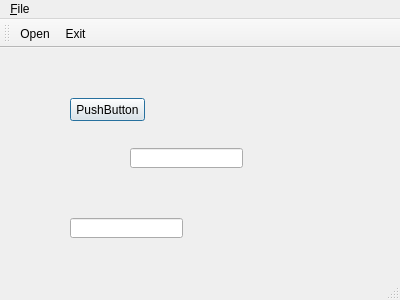
<?xml version="1.0" encoding="UTF-8"?>
<ui version="4.0">
 <class>MainWindow</class>
 <widget class="QMainWindow" name="MainWindow">
  <property name="geometry">
   <rect>
    <x>0</x>
    <y>0</y>
    <width>400</width>
    <height>300</height>
   </rect>
  </property>
  <property name="windowTitle">
   <string>MainWindow</string>
  </property>
  <widget class="QWidget" name="centralWidget">
   <widget class="QPushButton" name="button1">
    <property name="geometry">
     <rect>
      <x>70</x>
      <y>50</y>
      <width>75</width>
      <height>23</height>
     </rect>
    </property>
    <property name="text">
     <string>PushButton</string>
    </property>
    <property name="checkable">
     <bool>false</bool>
    </property>
    <property name="default">
     <bool>true</bool>
    </property>
   </widget>
   <widget class="QLineEdit" name="lineEdit">
    <property name="geometry">
     <rect>
      <x>130</x>
      <y>100</y>
      <width>113</width>
      <height>20</height>
     </rect>
    </property>
   </widget>
   <widget class="QLineEdit" name="lineEdit_2">
    <property name="geometry">
     <rect>
      <x>70</x>
      <y>170</y>
      <width>113</width>
      <height>20</height>
     </rect>
    </property>
   </widget>
  </widget>
  <widget class="QMenuBar" name="menuBar">
   <property name="geometry">
    <rect>
     <x>0</x>
     <y>0</y>
     <width>400</width>
     <height>23</height>
    </rect>
   </property>
   <widget class="QMenu" name="menu_File">
    <property name="title">
     <string>&amp;File</string>
    </property>
    <addaction name="action_Open"/>
    <addaction name="separator"/>
    <addaction name="actionExit"/>
   </widget>
   <addaction name="menu_File"/>
  </widget>
  <widget class="QToolBar" name="mainToolBar">
   <attribute name="toolBarArea">
    <enum>TopToolBarArea</enum>
   </attribute>
   <attribute name="toolBarBreak">
    <bool>false</bool>
   </attribute>
   <addaction name="action_Open"/>
   <addaction name="actionExit"/>
  </widget>
  <widget class="QStatusBar" name="statusBar"/>
  <action name="action_Open">
   <property name="text">
    <string>&amp;Open</string>
   </property>
  </action>
  <action name="actionExit">
   <property name="text">
    <string>Exit</string>
   </property>
  </action>
 </widget>
 <layoutdefault spacing="6" margin="11"/>
 <resources/>
 <connections/>
</ui>
